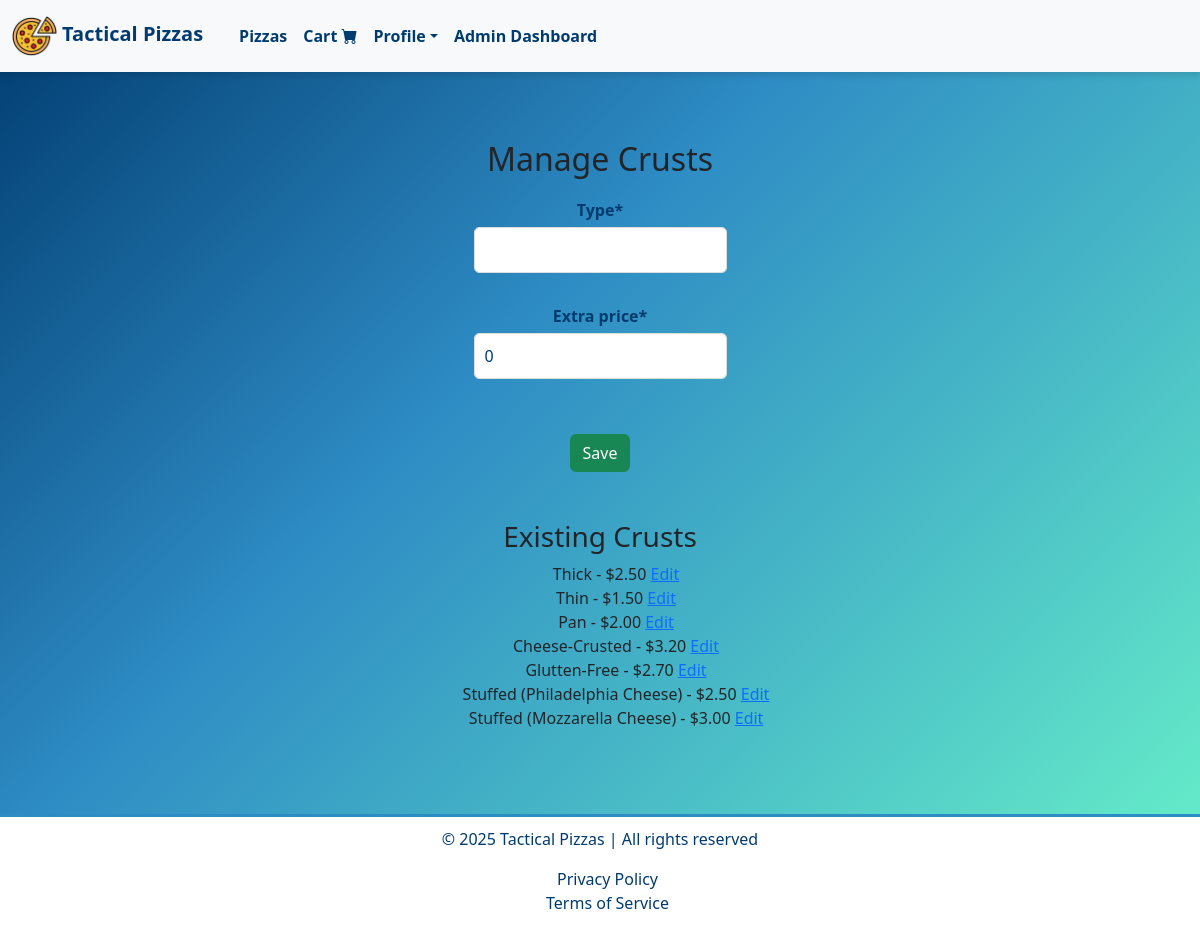
/products/staff/manage_crusts/ (signed in), run on the app's committed database.
### products/models.py (models this page shows, shortened)
class Crust(models.Model):
    type = models.CharField(max_length=50)
    crust_id = models.CharField(max_length=10, unique=True, blank=True, editable=False)
    extra_price = models.DecimalField(max_digits=5, decimal_places=2, default=0)

### products/views.py (the view)
# urls.py: path('staff/manage_crusts/', views.manage_crusts, name='manage_crusts'),
@cache_control(no_cache=True, must_revalidate=True, no_store=True)
@user_passes_test(staff_required)
def manage_crusts(request):
    if request.method == "POST":
        form = CrustForm(request.POST)
        if form.is_valid():
            form.save()
            messages.success(request, "Crust saved successfully.")
            return redirect('manage_crusts')
    else:
        form = CrustForm()
    crusts = Crust.objects.all()
    return render(request, 'staff/manage_crusts.html', {
        'form': form,
        'crusts': crusts,
    })

### products/views.py (called while the page is built)
def staff_required(user):
    return user.is_staff

### register/context_processors.py (called while the page is built)
def auth_forms(request):
    return {
        'login_form': AuthenticationForm(),
        'register_form': NewUserForm(),
    }

def update_profile_form(request):
    if request.user.is_authenticated:
        return {'update_profile_form': UserProfileUpdateForm(instance=request.user)}
    return {}

### products/templates/staff/manage_crusts.html (shortened to what this page needs)
{% extends "layout.html" %}
{% load static %}
{% load crispy_forms_tags %}
{% block navbar %}
    {% include "navbar.html" %}
{% endblock %}
{% block body %}
<div class="container my-5">
    <h2>Manage Crusts</h2>
    <form method="post" class="custom-form">
        {{ form|crispy }}
        <button type="submit" class="btn btn-success">Save</button>
    </form>
    <h3 class="mt-5">Existing Crusts</h3>
    <ul>
        {% for crust in crusts %}
        <div>{{ crust.type }} - ${{ crust.extra_price }}
            <a href="{% url 'edit_crust' crust.id %}">Edit</a>
        </div>
        {% endfor %}
    </ul>
</div>
{% endblock %}
{% block footer %}
    {% include "footer.html" %}
{% endblock %}

### static/css/styles.css (style rules this page uses)
body { margin: 0; padding: 0; font-family: "Poppins", Arial, sans-serif; min-height: 100vh; position: relative; background: linear-gradient(135deg, #003b6f 0%, #2e8cc4 40%, #69f3c9 100%); }
.container { padding: 20px; border-radius: 10px; max-width: 600px; margin: 20px auto; position: relative; text-align: center; }
.btn-success { background-color: #28a745; color: #fff; }
.custom-form { margin: 20px auto; display: flex; flex-direction: column; align-items: center; justify-content: center; max-width: 400px; }
.custom-form .form-control { background-color: #ffffff; color: #003b6f; border: 1px solid #ddd; padding: 10px; font-size: 1rem; border-radius: 5px; width: 100%; max-width: 500px; margin-bottom: 15px; }
.custom-form label { color: #003b6f; font-weight: bold; margin-bottom: 5px; text-align: center; }
.custom-form .form-control::placeholder { color: #729f87; }

### data on the page
Crust: type "Thick", extra_price "2.50"
Crust: type "Thin", extra_price "1.50"
Crust: type "Pan", extra_price "2.00"
Crust: type "Cheese-Crusted", extra_price "3.20"
Crust: type "Glutten-Free", extra_price "2.70"
Crust: type "Stuffed (Philadelphia Cheese)", extra_price "2.50"
Crust: type "Stuffed (Mozzarella Cheese)", extra_price "3.00"
